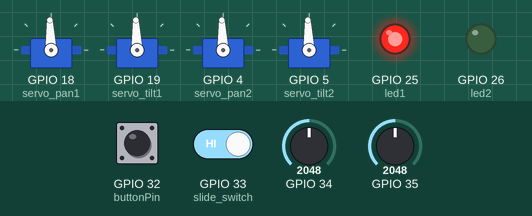
Recording of a program running on a simulated ESP32 board running MicroPython. Shown: 4 × servo, output pins drawn as LEDs (lit = HIGH). Wiring (from the project's diagram.json): servo on GPIO 4, servo on GPIO 5, servo on GPIO 18, servo on GPIO 19, red LED on GPIO 25, green LED on GPIO 26, button joystick on GPIO 32, switch on GPIO 33, joystick X on GPIO 34, joystick Y on GPIO 35. The test bench sets the inputs (shaded band); at power-on: GPIO 34 = 2048, GPIO 33 (slide_switch) HIGH, GPIO 32 (buttonPin) HIGH, GPIO 35 = 2048 (analog values on the 0–4095 scale). Servo angles are drawn from the pulse width (0.5 ms = 0°, 2.5 ms = 180°); what the program prints to the serial console is not drawn.

Above: at 1.2 s.
1.3 s: GPIO 34 set to 2209
2.8 s: GPIO 34 set to 2298
At 3.75 s:
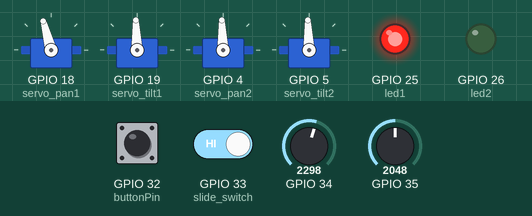
5.8 s: GPIO 33 (slide_switch) driven LOW
At 5.96 s:
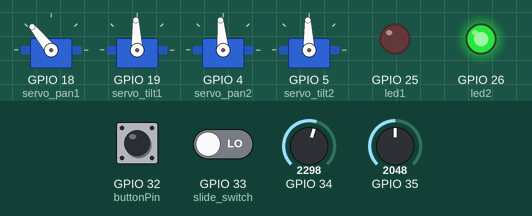
8.8 s: GPIO 33 (slide_switch) driven HIGH
At 8.96 s:
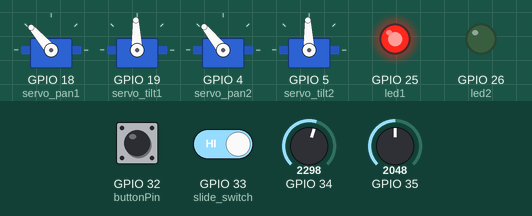
11.8 s: GPIO 34 set to 1228
14.8 s: GPIO 33 (slide_switch) driven LOW
At 14.98 s:
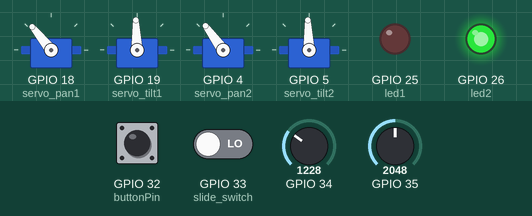
Timing chart, 0 to 20.4 s (numbered marks = the images above; inputs shaded):
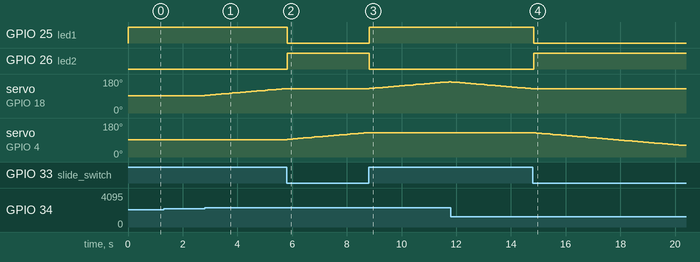

Measured:
- the behaviour switches between 2248 and 2249 on GPIO 34 (found by bisection; images 0 and 1)
- after the input at 1.3 s, every drawn part: stays the same
- after the input at 2.8 s, servo on GPIO 18 (servo_pan1): moves from 92° to 129° over 2.9 s, starting at once
- after the input at 5.8 s, GPIO 25 (led1): HIGH → LOW at once; GPIO 26 (led2): LOW → HIGH at once; servo on GPIO 18 (servo_pan1): stays 129° (without the input it goes to 130° after 0.01 s); servo on GPIO 4 (servo_pan2): moves from 92° to 129° over 2.9 s, starting at once
- after the input at 8.8 s, GPIO 25 (led1): LOW → HIGH at once; GPIO 26 (led2): HIGH → LOW at once; servo on GPIO 18 (servo_pan1): moves from 129° to 166° over 2.9 s, starting at once; servo on GPIO 4 (servo_pan2): stays 129° (without the input it goes to 130° after 0.02 s)
- after the input at 14.8 s, GPIO 25 (led1): HIGH → LOW at once; GPIO 26 (led2): LOW → HIGH at once; servo on GPIO 18 (servo_pan1): stays 129° (without the input it goes to 128° after 0.03 s); servo on GPIO 4 (servo_pan2): moves from 129° to 61° over 5.5 s, starting at once

The program:

main.py
```python
from joystick import Joystick
from servo import Servo
import time
from machine import Pin

print("Starting")

# Default gain value
gain = 1

# Initialize four servos for two cameras
servo_pan1 = Servo(pin=18)   # Pan servo for camera 1
servo_tilt1 = Servo(pin=19)  # Tilt servo for camera 1
servo_pan2 = Servo(pin=4)    # Pan servo for camera 2
servo_tilt2 = Servo(pin=5)   # Tilt servo for camera 2

print("Servo setup completed")

# Initialize the joystick in interrupt mode
joystick = Joystick(xAxis=34, yAxis=35, buttonPin=32, mode='interrupt')  # GPIO 34, 35 for axes; GPIO 32 for button

print("Joystick setup completed")

# Initialize slide switch as a digital input
slide_switch = Pin(33, Pin.IN)

# Initialize LEDs as digital outputs
led1 = Pin(25, Pin.OUT)
led2 = Pin(26, Pin.OUT)

print("Switch and LEDs setup completed")


def request_gain():
    global gain
    while True:
        try:
            gain_input = input("Enter gain value (1-10): ")
            gain = int(gain_input)
            if 1 <= gain <= 10:
                print(f"Gain set to: {gain}")
                break
            else:
                print("Invalid input. Gain must be between 1 and 10.")
        except ValueError:
            print("Invalid input. Please enter a number between 1 and 10.")

def move_servo(joystick_state, pan, tilt):
    if joystick_state == 'L':
        pan.left()
    elif joystick_state == 'R':
        pan.right()
    elif joystick_state == 'U':
        tilt.left()
    elif joystick_state == 'D':
        tilt.right()

while True:
    # Read joystick state
    joystick_state = joystick.read()

    # Check joystick button
    button_pressed = joystick.is_button_pressed()

    # If button is pressed, ask for gain value from the user
    if button_pressed:
        print("Joystick button pressed")
        request_gain()

    # Read the slide switch state
    switch_state = slide_switch.value()

    if switch_state == 1:
        # Camera 1 selected: control servos for Camera 1
        move_servo(joystick_state, servo_pan1, servo_tilt1)
        # Turn on LED1, turn off LED2
        led1.value(1)
        led2.value(0)
    else:
        # Camera 2 selected: control servos for Camera 2
        move_servo(joystick_state, servo_pan2, servo_tilt2)
        # Turn on LED2, turn off LED1
        led1.value(0)
        led2.value(1)

    # Use the gain value to control the speed of the servo movement
    time.sleep(0.1 / gain)  # Higher gain results in a shorter delay (faster movement)
```

joystick.py
```python
from machine import ADC, Pin, Timer

class Joystick:
    def __init__(self, xAxis: int, yAxis: int, buttonPin: int, mode: str = 'polling'):
        # Initialize ADC pins for joystick axes
        self.x_adc = ADC(Pin(xAxis))
        self.y_adc = ADC(Pin(yAxis))

        # Configure the ADC width and attenuation
        self.x_adc.atten(ADC.ATTN_11DB)  # Full range: 0-3.3V
        self.y_adc.atten(ADC.ATTN_11DB)  # Full range: 0-3.3V

        # Initialize button pin
        self.button = Pin(buttonPin, Pin.IN, Pin.PULL_UP)

        # Initialize variables to store joystick state
        self.x_value = 2048
        self.y_value = 2048
        self.mode = mode
        self.timer = None

        if mode == 'interrupt':
            # Set up a timer interrupt to periodically read joystick data
            self.timer = Timer(-1)
            self.timer.init(period=100, mode=Timer.PERIODIC, callback=self.read_callback)

    def read_callback(self, timer):
        # Timer callback function to read joystick values
        self.x_value = self.x_adc.read()
        self.y_value = self.y_adc.read()

    def read(self):
        if self.mode == 'polling':
            # Read the analog values from the joystick in polling mode
            self.x_value = self.x_adc.read()
            self.y_value = self.y_adc.read()

        # Determine the joystick state
        threshold = 200
        center = 2048

        if abs(self.x_value - center) < threshold and abs(self.y_value - center) < threshold:
            return 'M'  # Middle
        elif self.x_value < (center - threshold):
            return 'L'  # Left
        elif self.x_value > (center + threshold):
            return 'R'  # Right
        elif self.y_value < (center - threshold):
            return 'U'  # Up
        elif self.y_value > (center + threshold):
            return 'D'  # Down

    def is_button_pressed(self):
        # Return True if button is pressed (active low)
        return not self.button.value()
```

servo.py
```python
from machine import Pin, PWM

class Servo:
    def __init__(self, pin: int, min=1000, max=9000):
        # Initialize the servo PWM
        self.pwm = PWM(Pin(pin, Pin.OUT))
        self.pwm.freq(50)  # Set frequency to 50Hz for servo control
        self.min = min  # Minimum duty cycle value
        self.max = max  # Maximum duty cycle value
        self.current_angle = 90  # Default to center position
        self.goto(90)  # Move to the default position at startup

    def goto(self, angle):
        dc = (((angle - 0) * (self.max - self.min)) // 180) + self.min
        self.pwm.duty_u16(dc)  # Set the duty cycle
        self.current_angle = angle  # Store the current angle

    def left(self, step=1):
        # Incrementally move the servo to the left by the specified step
        new_angle = max(0, self.current_angle - step)  # Ensure angle is within bounds
        self.goto(new_angle)

    def right(self, step=1):
        # Incrementally move the servo to the right by the specified step
        new_angle = min(180, self.current_angle + step)  # Ensure angle is within bounds
        self.goto(new_angle)
```
